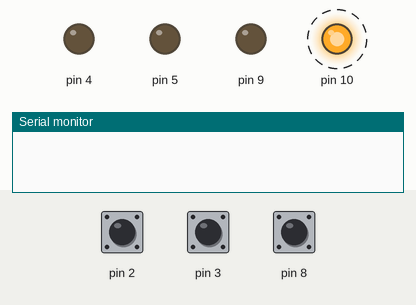
A sketch run on a simulated Arduino Uno, built with avr-gcc and run on an emulated ATmega328P. Shown: output pins drawn as LEDs (lit = HIGH), the last lines printed to the serial monitor. Dashed ring = blinking. The inputs (shaded band) are chosen by the test bench; at power-on: pin 2 HIGH, pin 3 HIGH, pin 8 HIGH.

Above: at 1.2 s.
1.3 s: pin 2 pulled LOW for 0.15 s
At 2.6 s:
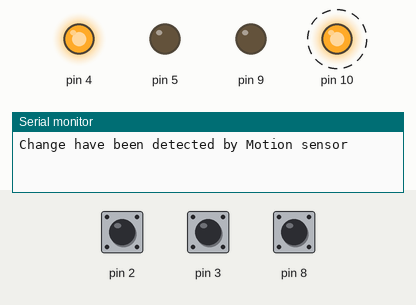
4.3 s: pin 3 pulled LOW for 0.15 s
7.3 s: pin 8 pulled LOW for 0.15 s
At 8.1 s:
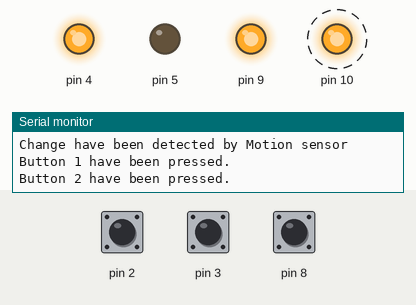
10.3 s: pin 2 pulled LOW for 1 s
At 12.4 s:
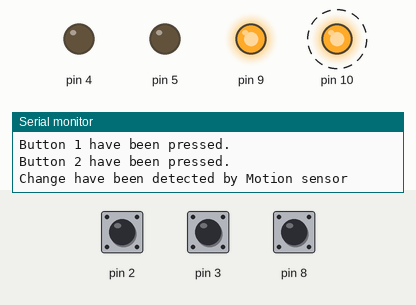
14.1 s: pin 3 pulled LOW for 1 s
At 14.7 s:
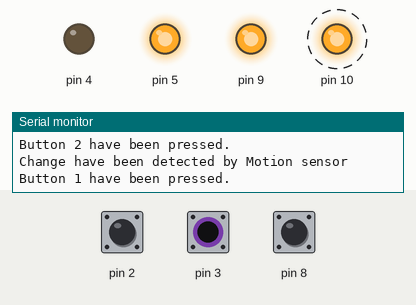
17.1 s: pin 8 pulled LOW for 1 s
At 17.9 s:
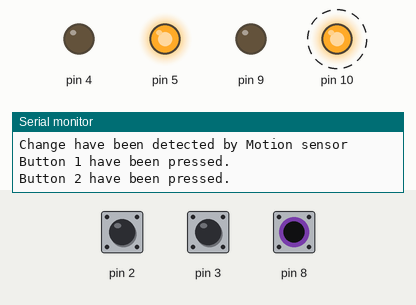
Timing chart, 0 to 21.1 s (numbered marks = the images above; inputs shaded):
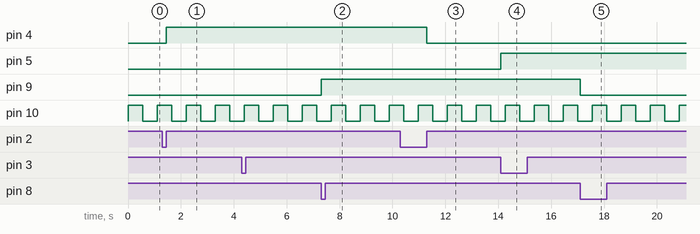

Measured:
- after the input at 1.3 s, pin 4: LOW → HIGH after 0.15 s
- after the input at 7.3 s, pin 9: LOW → HIGH at once
- after the input at 10.3 s, pin 4: HIGH → LOW after 1.0 s
- after the input at 14.1 s, pin 5: LOW → HIGH at once
- after the input at 17.1 s, pin 9: HIGH → LOW at once
- by itself, pin 10: alternates HIGH for 0.55 s and LOW for 0.55 s

The sketch:

code.ino
```cpp
uint8_t LedState = LOW;
int timer1_compare_match;

void setup() {
  pinMode(2, INPUT_PULLUP);
  pinMode(3, INPUT_PULLUP);
  pinMode(4, OUTPUT);
  pinMode(5, OUTPUT);
  pinMode(8, INPUT_PULLUP);
  pinMode(9, OUTPUT);
  pinMode(10, OUTPUT);

  attachInterrupt(digitalPinToInterrupt(2), RedLedOn, RISING);
  attachInterrupt(digitalPinToInterrupt(3), GreenLedOn, FALLING);

  PCICR |= B00000001;
  PCMSK0 |= B00000001;

  TCCR1A = 0;
  TCCR1B = 0;
  timer1_compare_match = 31249;
  TCNT1 = timer1_compare_match;
  TCCR1B |= (1 << CS12);
  TIMSK1 |= (1 << OCIE1A);

  Serial.begin(9600);
  // put your setup code here, to run once:

}

void loop() {

  // put your main code here, to run repeatedly:

}

void RedLedOn()
{
  Serial.println("Change have been detected by Motion sensor");
  LedState = !LedState;
  digitalWrite(4, LedState);
}

void GreenLedOn()
{
  Serial.println("Button 1 have been pressed.");
  LedState = !LedState;
  digitalWrite(5, LedState);
}

ISR (PCINT0_vect)
{

  if(digitalRead(8) == LOW){
  Serial.println("Button 2 have been pressed.");
  LedState = !LedState;
  digitalWrite(9, LedState);
  }
}

ISR(TIMER1_COMPA_vect)
{
  TCNT1 = timer1_compare_match;
  digitalWrite(10, digitalRead(10) ^ 1);
}
```
